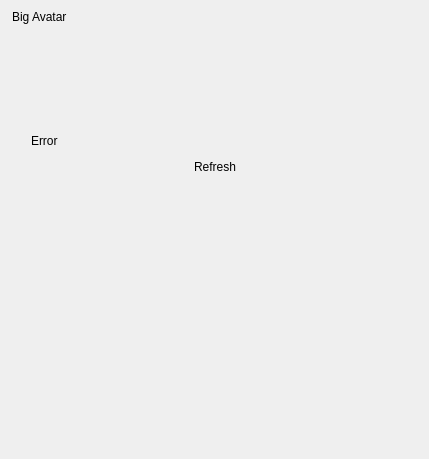
<?xml version="1.0" encoding="UTF-8"?>
<ui version="4.0">
 <class>BigAvatarDialog</class>
 <widget class="FramelessDialog" name="BigAvatarDialog">
  <property name="geometry">
   <rect>
    <x>0</x>
    <y>0</y>
    <width>429</width>
    <height>459</height>
   </rect>
  </property>
  <property name="windowTitle">
   <string>BigAvatarDialog</string>
  </property>
  <layout class="QVBoxLayout" name="verticalLayoutMain">
   <property name="spacing">
    <number>0</number>
   </property>
   <property name="leftMargin">
    <number>0</number>
   </property>
   <property name="topMargin">
    <number>0</number>
   </property>
   <property name="rightMargin">
    <number>0</number>
   </property>
   <property name="bottomMargin">
    <number>0</number>
   </property>
   <item>
    <widget class="QWidget" name="titlebar" native="true">
     <property name="sizePolicy">
      <sizepolicy hsizetype="Expanding" vsizetype="Expanding">
       <horstretch>0</horstretch>
       <verstretch>0</verstretch>
      </sizepolicy>
     </property>
     <property name="minimumSize">
      <size>
       <width>0</width>
       <height>33</height>
      </size>
     </property>
     <property name="maximumSize">
      <size>
       <width>16777215</width>
       <height>33</height>
      </size>
     </property>
     <layout class="QHBoxLayout" name="horizontalLayout_11">
      <property name="spacing">
       <number>0</number>
      </property>
      <property name="leftMargin">
       <number>0</number>
      </property>
      <property name="topMargin">
       <number>0</number>
      </property>
      <property name="rightMargin">
       <number>0</number>
      </property>
      <property name="bottomMargin">
       <number>0</number>
      </property>
      <item>
       <widget class="QWidget" name="titlewidget" native="true">
        <property name="sizePolicy">
         <sizepolicy hsizetype="Expanding" vsizetype="Expanding">
          <horstretch>0</horstretch>
          <verstretch>0</verstretch>
         </sizepolicy>
        </property>
        <layout class="QHBoxLayout" name="horizontalLayout_10">
         <property name="spacing">
          <number>0</number>
         </property>
         <property name="leftMargin">
          <number>12</number>
         </property>
         <property name="topMargin">
          <number>0</number>
         </property>
         <property name="rightMargin">
          <number>0</number>
         </property>
         <property name="bottomMargin">
          <number>0</number>
         </property>
         <item>
          <widget class="QLabel" name="title">
           <property name="sizePolicy">
            <sizepolicy hsizetype="Expanding" vsizetype="Expanding">
             <horstretch>0</horstretch>
             <verstretch>0</verstretch>
            </sizepolicy>
           </property>
           <property name="text">
            <string>Big Avatar</string>
           </property>
          </widget>
         </item>
        </layout>
       </widget>
      </item>
      <item>
       <spacer name="horizontalSpacer_3">
        <property name="orientation">
         <enum>Qt::Horizontal</enum>
        </property>
        <property name="sizeHint" stdset="0">
         <size>
          <width>233</width>
          <height>2</height>
         </size>
        </property>
       </spacer>
      </item>
      <item>
       <layout class="QVBoxLayout" name="verticalLayout_6">
        <property name="spacing">
         <number>0</number>
        </property>
        <property name="leftMargin">
         <number>0</number>
        </property>
        <property name="topMargin">
         <number>0</number>
        </property>
        <property name="rightMargin">
         <number>0</number>
        </property>
        <property name="bottomMargin">
         <number>0</number>
        </property>
        <item>
         <layout class="QHBoxLayout" name="horizontalLayout_6">
          <property name="spacing">
           <number>0</number>
          </property>
          <property name="leftMargin">
           <number>0</number>
          </property>
          <property name="topMargin">
           <number>0</number>
          </property>
          <property name="rightMargin">
           <number>0</number>
          </property>
          <property name="bottomMargin">
           <number>0</number>
          </property>
          <item>
           <widget class="QPushButton" name="btnMinimize">
            <property name="sizePolicy">
             <sizepolicy hsizetype="Expanding" vsizetype="Expanding">
              <horstretch>0</horstretch>
              <verstretch>0</verstretch>
             </sizepolicy>
            </property>
            <property name="focusPolicy">
             <enum>Qt::NoFocus</enum>
            </property>
            <property name="text">
             <string/>
            </property>
            <property name="flat">
             <bool>true</bool>
            </property>
           </widget>
          </item>
          <item>
           <widget class="QPushButton" name="btnClose">
            <property name="sizePolicy">
             <sizepolicy hsizetype="Expanding" vsizetype="Expanding">
              <horstretch>0</horstretch>
              <verstretch>0</verstretch>
             </sizepolicy>
            </property>
            <property name="focusPolicy">
             <enum>Qt::NoFocus</enum>
            </property>
            <property name="text">
             <string/>
            </property>
            <property name="flat">
             <bool>true</bool>
            </property>
           </widget>
          </item>
         </layout>
        </item>
        <item>
         <spacer name="verticalSpacer_4">
          <property name="orientation">
           <enum>Qt::Vertical</enum>
          </property>
          <property name="sizeType">
           <enum>QSizePolicy::Expanding</enum>
          </property>
          <property name="sizeHint" stdset="0">
           <size>
            <width>0</width>
            <height>1</height>
           </size>
          </property>
         </spacer>
        </item>
       </layout>
      </item>
     </layout>
    </widget>
   </item>
   <item>
    <widget class="QStackedWidget" name="stackedWidget">
     <property name="currentIndex">
      <number>1</number>
     </property>
     <widget class="QWidget" name="loadingPage">
      <layout class="QVBoxLayout" name="verticalLayout" stretch="1,0,0,3">
       <property name="spacing">
        <number>9</number>
       </property>
       <item>
        <spacer name="verticalSpacer">
         <property name="orientation">
          <enum>Qt::Vertical</enum>
         </property>
         <property name="sizeHint" stdset="0">
          <size>
           <width>20</width>
           <height>84</height>
          </size>
         </property>
        </spacer>
       </item>
       <item>
        <layout class="QHBoxLayout" name="horizontalLayout">
         <item>
          <spacer name="horizontalSpacer">
           <property name="orientation">
            <enum>Qt::Horizontal</enum>
           </property>
           <property name="sizeHint" stdset="0">
            <size>
             <width>40</width>
             <height>20</height>
            </size>
           </property>
          </spacer>
         </item>
         <item>
          <widget class="QLabel" name="labelLoading">
           <property name="minimumSize">
            <size>
             <width>16</width>
             <height>16</height>
            </size>
           </property>
           <property name="maximumSize">
            <size>
             <width>16</width>
             <height>16</height>
            </size>
           </property>
           <property name="text">
            <string/>
           </property>
          </widget>
         </item>
         <item>
          <spacer name="horizontalSpacer_2">
           <property name="orientation">
            <enum>Qt::Horizontal</enum>
           </property>
           <property name="sizeHint" stdset="0">
            <size>
             <width>40</width>
             <height>20</height>
            </size>
           </property>
          </spacer>
         </item>
        </layout>
       </item>
       <item>
        <widget class="QLabel" name="labelLoadTip">
         <property name="text">
          <string>Refreshing big avatar...</string>
         </property>
         <property name="alignment">
          <set>Qt::AlignCenter</set>
         </property>
        </widget>
       </item>
       <item>
        <spacer name="verticalSpacer_2">
         <property name="orientation">
          <enum>Qt::Vertical</enum>
         </property>
         <property name="sizeHint" stdset="0">
          <size>
           <width>20</width>
           <height>257</height>
          </size>
         </property>
        </spacer>
       </item>
      </layout>
     </widget>
     <widget class="QWidget" name="errorPage">
      <layout class="QVBoxLayout" name="verticalLayout_2" stretch="1,0,0,3">
       <property name="spacing">
        <number>9</number>
       </property>
       <item>
        <spacer name="verticalSpacer_3">
         <property name="orientation">
          <enum>Qt::Vertical</enum>
         </property>
         <property name="sizeHint" stdset="0">
          <size>
           <width>20</width>
           <height>84</height>
          </size>
         </property>
        </spacer>
       </item>
       <item>
        <widget class="QLabel" name="labelErrorTip">
         <property name="text">
          <string>Error</string>
         </property>
         <property name="indent">
          <number>20</number>
         </property>
        </widget>
       </item>
       <item>
        <layout class="QHBoxLayout" name="horizontalLayout_2">
         <item>
          <spacer name="horizontalSpacer_4">
           <property name="orientation">
            <enum>Qt::Horizontal</enum>
           </property>
           <property name="sizeHint" stdset="0">
            <size>
             <width>40</width>
             <height>20</height>
            </size>
           </property>
          </spacer>
         </item>
         <item>
          <widget class="ClickableLabel" name="labelRefresh">
           <property name="text">
            <string>Refresh</string>
           </property>
          </widget>
         </item>
         <item>
          <spacer name="horizontalSpacer_5">
           <property name="orientation">
            <enum>Qt::Horizontal</enum>
           </property>
           <property name="sizeHint" stdset="0">
            <size>
             <width>40</width>
             <height>20</height>
            </size>
           </property>
          </spacer>
         </item>
        </layout>
       </item>
       <item>
        <spacer name="verticalSpacer_5">
         <property name="orientation">
          <enum>Qt::Vertical</enum>
         </property>
         <property name="sizeHint" stdset="0">
          <size>
           <width>20</width>
           <height>257</height>
          </size>
         </property>
        </spacer>
       </item>
      </layout>
     </widget>
     <widget class="QWidget" name="imagePage">
      <layout class="QVBoxLayout" name="verticalLayout_3">
       <property name="spacing">
        <number>0</number>
       </property>
       <property name="leftMargin">
        <number>0</number>
       </property>
       <property name="topMargin">
        <number>0</number>
       </property>
       <property name="rightMargin">
        <number>0</number>
       </property>
       <property name="bottomMargin">
        <number>0</number>
       </property>
       <item>
        <widget class="QLabel" name="labelImage">
         <property name="text">
          <string>image</string>
         </property>
         <property name="alignment">
          <set>Qt::AlignCenter</set>
         </property>
        </widget>
       </item>
      </layout>
     </widget>
     <widget class="QWidget" name="noImagePage">
      <layout class="QVBoxLayout" name="verticalLayout_4" stretch="1,0,3">
       <item>
        <spacer name="verticalSpacer_6">
         <property name="orientation">
          <enum>Qt::Vertical</enum>
         </property>
         <property name="sizeHint" stdset="0">
          <size>
           <width>20</width>
           <height>93</height>
          </size>
         </property>
        </spacer>
       </item>
       <item>
        <widget class="QLabel" name="labelNoImageTip">
         <property name="text">
          <string>No uploading big avatar before </string>
         </property>
         <property name="alignment">
          <set>Qt::AlignCenter</set>
         </property>
        </widget>
       </item>
       <item>
        <spacer name="verticalSpacer_7">
         <property name="orientation">
          <enum>Qt::Vertical</enum>
         </property>
         <property name="sizeHint" stdset="0">
          <size>
           <width>20</width>
           <height>285</height>
          </size>
         </property>
        </spacer>
       </item>
      </layout>
     </widget>
    </widget>
   </item>
  </layout>
 </widget>
 <layoutdefault spacing="6" margin="11"/>
 <customwidgets>
  <customwidget>
   <class>FramelessDialog</class>
   <extends>QWidget</extends>
   <header>framelessdialog.h</header>
   <container>1</container>
  </customwidget>
  <customwidget>
   <class>ClickableLabel</class>
   <extends>QLabel</extends>
   <header location="global">clickablelabel.h</header>
  </customwidget>
 </customwidgets>
 <resources/>
 <connections/>
</ui>
